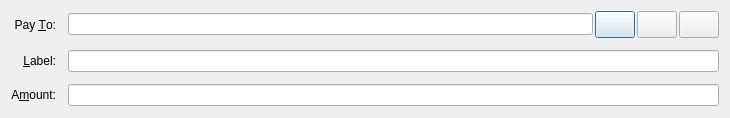
<?xml version="1.0" encoding="UTF-8"?>
<ui version="4.0">
 <class>SendCoinsEntry</class>
 <widget class="QDialog" name="SendCoinsEntry">
  <property name="geometry">
   <rect>
    <x>0</x>
    <y>0</y>
    <width>730</width>
    <height>180</height>
   </rect>
  </property>
  <property name="windowTitle">
   <string>Form</string>
  </property>
  <layout class="QGridLayout" name="gridLayout">
   <property name="sizeConstraint">
    <enum>QLayout::SetMinAndMaxSize</enum>
   </property>
   <property name="bottomMargin">
    <number>12</number>
   </property>
   <property name="spacing">
    <number>12</number>
   </property>
   <item row="3" column="0">
    <widget class="QLabel" name="label_2">
     <property name="text">
      <string>Pay &amp;To:</string>
     </property>
     <property name="alignment">
      <set>Qt::AlignRight|Qt::AlignTrailing|Qt::AlignVCenter</set>
     </property>
     <property name="buddy">
      <cstring>payTo</cstring>
     </property>
    </widget>
   </item>
   <item row="4" column="1">
    <layout class="QHBoxLayout" name="horizontalLayout_2">
     <property name="spacing">
      <number>0</number>
     </property>
     <item>
      <widget class="QValidatedLineEdit" name="addAsLabel">
       <property name="enabled">
        <bool>true</bool>
       </property>
       <property name="toolTip">
        <string>输入一个标签，这个地址将其添加到您的地址簿</string>
       </property>
      </widget>
     </item>
    </layout>
   </item>
   <item row="4" column="0">
    <widget class="QLabel" name="label_4">
     <property name="text">
      <string>&amp;Label:</string>
     </property>
     <property name="alignment">
      <set>Qt::AlignRight|Qt::AlignTrailing|Qt::AlignVCenter</set>
     </property>
     <property name="buddy">
      <cstring>addAsLabel</cstring>
     </property>
    </widget>
   </item>
   <item row="3" column="1">
    <layout class="QHBoxLayout" name="payToLayout">
     <property name="spacing">
      <number>2</number>
     </property>
     <item>
      <widget class="QValidatedLineEdit" name="payTo">
       <property name="toolTip">
        <string>The address to send the payment to  (e.g. VTHZfUg11wEJmSgBLUcmCKGYekuqFcGHQq)</string>
       </property>
       <property name="maxLength">
        <number>34</number>
       </property>
      </widget>
     </item>
     <item>
      <widget class="QPushButton" name="addressBookButton">
       <property name="sizePolicy">
        <sizepolicy hsizetype="Fixed" vsizetype="Fixed">
         <horstretch>0</horstretch>
         <verstretch>0</verstretch>
        </sizepolicy>
       </property>
       <property name="minimumSize">
        <size>
         <width>38</width>
         <height>27</height>
        </size>
       </property>
       <property name="toolTip">
        <string>Choose address from address book</string>
       </property>
       <property name="text">
        <string/>
       </property>
       <property name="icon">
        <iconset resource="../bitcoin.qrc">
         <normaloff>:/icons/address-book</normaloff>:/icons/address-book</iconset>
       </property>
       <property name="iconSize">
        <size>
         <width>18</width>
         <height>18</height>
        </size>
       </property>
       <property name="shortcut">
        <string>Alt+A</string>
       </property>
      </widget>
     </item>
     <item>
      <widget class="QPushButton" name="pasteButton">
       <property name="sizePolicy">
        <sizepolicy hsizetype="Fixed" vsizetype="Fixed">
         <horstretch>0</horstretch>
         <verstretch>0</verstretch>
        </sizepolicy>
       </property>
       <property name="minimumSize">
        <size>
         <width>38</width>
         <height>27</height>
        </size>
       </property>
       <property name="toolTip">
        <string>Paste address from clipboard</string>
       </property>
       <property name="text">
        <string/>
       </property>
       <property name="icon">
        <iconset resource="../bitcoin.qrc">
         <normaloff>:/icons/editpaste</normaloff>:/icons/editpaste</iconset>
       </property>
       <property name="iconSize">
        <size>
         <width>12</width>
         <height>12</height>
        </size>
       </property>
       <property name="shortcut">
        <string>Alt+P</string>
       </property>
      </widget>
     </item>
     <item>
      <widget class="QPushButton" name="deleteButton">
       <property name="sizePolicy">
        <sizepolicy hsizetype="Fixed" vsizetype="Fixed">
         <horstretch>0</horstretch>
         <verstretch>0</verstretch>
        </sizepolicy>
       </property>
       <property name="minimumSize">
        <size>
         <width>38</width>
         <height>27</height>
        </size>
       </property>
       <property name="toolTip">
        <string>Remove this recipient</string>
       </property>
       <property name="text">
        <string/>
       </property>
       <property name="icon">
        <iconset resource="../bitcoin.qrc">
         <normaloff>:/icons/remove</normaloff>:/icons/remove</iconset>
       </property>
       <property name="iconSize">
        <size>
         <width>12</width>
         <height>16</height>
        </size>
       </property>
      </widget>
     </item>
    </layout>
   </item>
   <item row="5" column="1">
    <layout class="QHBoxLayout" name="horizontalLayout">
     <item>
      <widget class="BitcoinAmountField" name="payAmount"/>
     </item>
    </layout>
   </item>
   <item row="5" column="0">
    <widget class="QLabel" name="label">
     <property name="text">
      <string>A&amp;mount:</string>
     </property>
     <property name="alignment">
      <set>Qt::AlignRight|Qt::AlignTrailing|Qt::AlignVCenter</set>
     </property>
     <property name="buddy">
      <cstring>payAmount</cstring>
     </property>
    </widget>
   </item>
  </layout>
 </widget>
 <customwidgets>
  <customwidget>
   <class>QValidatedLineEdit</class>
   <extends>QLineEdit</extends>
   <header>qvalidatedlineedit.h</header>
  </customwidget>
  <customwidget>
   <class>BitcoinAmountField</class>
   <extends>QLineEdit</extends>
   <header>bitcoinamountfield.h</header>
   <container>1</container>
  </customwidget>
 </customwidgets>
 <resources>
  <include location="../bitcoin.qrc"/>
 </resources>
 <connections/>
</ui>
